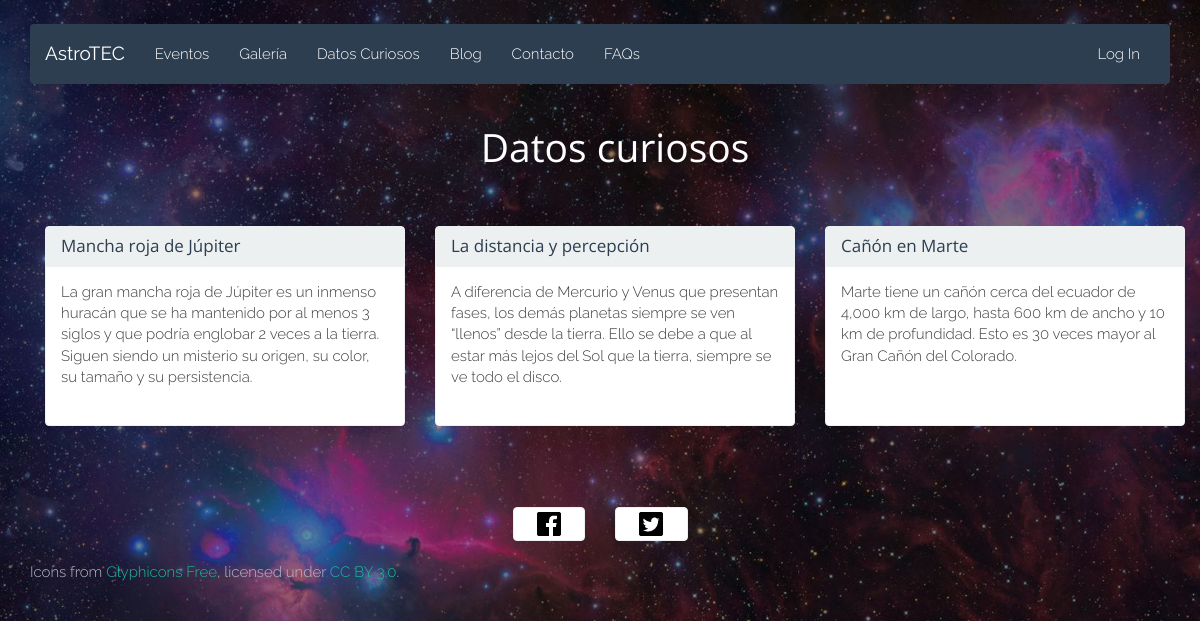
Page /funfacts.php on the committed database.
### tables this page shows
CREATE TABLE IF NOT EXISTS `DatosCuriosos` (
  `idDatoCurioso` INT NOT NULL AUTO_INCREMENT,
  `contenido` MEDIUMTEXT NOT NULL,
  `fecha` DATETIME NOT NULL,
  `titulo` VARCHAR(100) NOT NULL,
  PRIMARY KEY (`idDatoCurioso`));

### html/php/funfacts.php (the view, shortened to what this page needs)
<?php
require_once('db.php');
function getFunFacts()
{
	global $facts, $conn;
	$sql = "SELECT titulo, contenido
	        FROM DatosCuriosos
					ORDER BY RAND() LIMIT 3";
	$result = $conn->query($sql);
		if($result->num_rows > 0)
		{
			while($row = $result->fetch_assoc())
			{
				echo
				"<div class='col-md-4 funfact'>
					<div class='panel panel-default'>
						<div class='panel-heading'>
							<h1 class='panel-title'>$row[titulo]</h1>
						</div>
						<div class='panel-body'>
							<p>
								$row[contenido]
							</p>
						</div>
					</div>
				</div>";
			}
		}
	}
?>

### html/css/style.css (style rules this page uses)
body { padding-top: 2%; background: url(../img/background.jpg) no-repeat center center fixed; -webkit-background-size: cover; -moz-background-size: cover; -o-background-size: cover; background-size: cover; font-family: 'Raleway', sans-serif; font-weight: 300; color: #3E3E3E; }
h1, h2, h3, h4, h5 { font-family: 'Open Sans', sans-serif; color: #000000; }

### html/css/funfacts.css (style rules this page uses)
.funfact > .panel { height: 200px; }

### rows in the picture
datoscuriosos: titulo "Mancha roja de Júpiter", contenido "La gran mancha roja de Júpiter es un inmenso huracán que se ha mantenido por al menos 3 siglos y que podría englobar 2 veces a la tierra. Siguen siendo un misterio su origen, su color, su tamaño y su persistencia."
datoscuriosos: titulo "La distancia y percepción", contenido "A diferencia de Mercurio y Venus que presentan fases, los demás planetas siempre se ven “llenos” desde la tierra. Ello se debe a que al estar más lejos del Sol que la tierra, siempre se ve todo el disco."
datoscuriosos: titulo "Cañón en Marte", contenido "Marte tiene un cañón cerca del ecuador de 4,000 km de largo, hasta 600 km de ancho y 10 km de profundidad. Esto es 30 veces mayor al Gran Cañón del Colorado."
